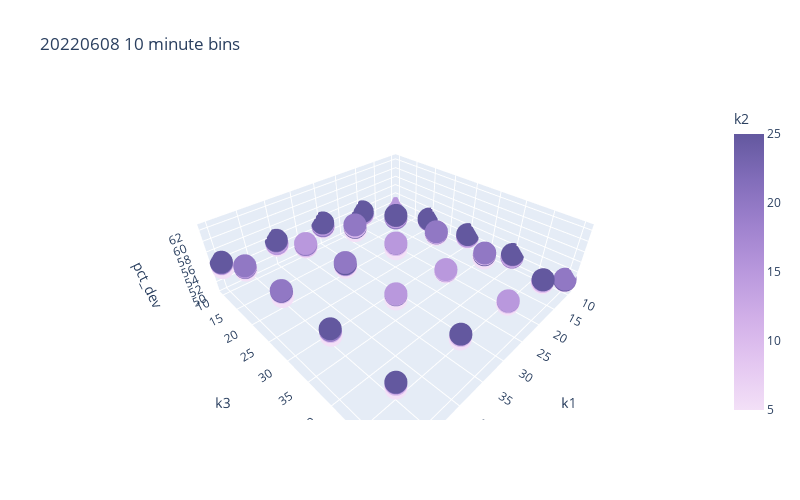

Write notebook code for a chart like this one.
### Code cell
import plotly.express as px
# df = px.data.iris()
fig = px.scatter_3d(df, x='k1', y='k3', z='pct_dev', color='k2', size_max=12, color_continuous_scale=px.colors.sequential.Purp,
                    width=800, height=500, title='20220608 10 minute bins')
fig.show()
